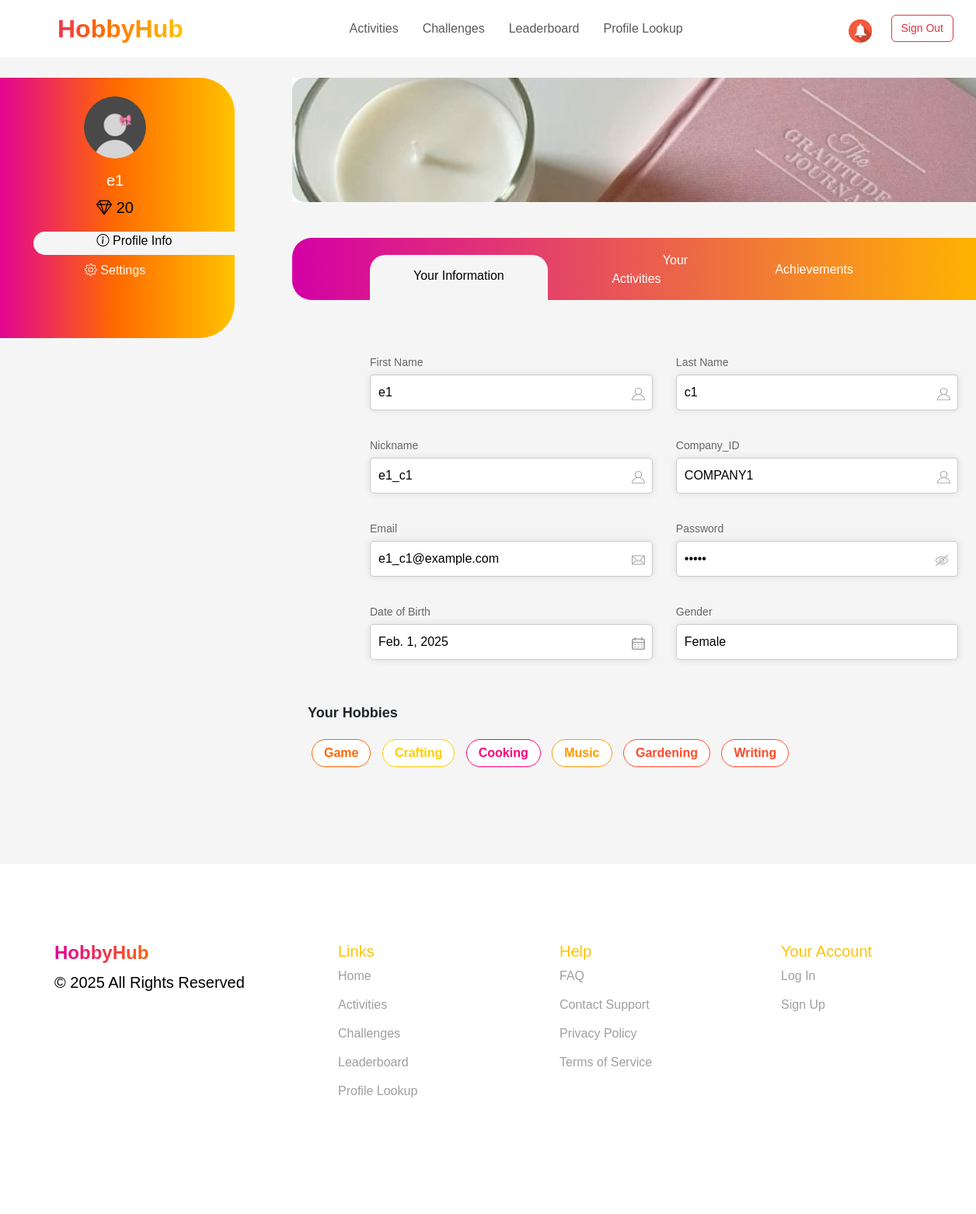
Screenshot of /user_profile/ (signed in) with the database file from the repository.
### events/models.py (models this page shows, shortened)
class Employee(models.Model):
    nickname = models.CharField(max_length=100, primary_key=True, verbose_name="Nickname")
    name = models.CharField(max_length=255, verbose_name="Name")
    last_name = models.CharField(max_length=255, verbose_name="Last Name")
    number = models.CharField(max_length=20, verbose_name="Number")
    join_date = models.DateField(verbose_name="Join Date")
    date_of_birth = models.DateField(null=True, blank=True, verbose_name="Date of Birth")
    receive_sms_notifications = models.BooleanField(default=True, verbose_name="Receive SMS Notifications")
    receive_email_notifications = models.BooleanField(default=True, verbose_name="Receive Email Notifications")
    receive_reminders = models.BooleanField(default=True, verbose_name="Receive Reminders")
    social_id = models.CharField(max_length=255, blank=True, null=True)  # ID из социальной сети
    social_provider = models.CharField(max_length=50, blank=True, null=True)  # Провайдер (Google, Facebook и т.д.)
    company = models.ForeignKey(
        Company,
        to_field='company_id',
        on_delete=models.CASCADE,
        verbose_name="Company"
    )
    gender = models.CharField(max_length=10, choices=[('Male', 'Male'), ('Female', 'Female')], verbose_name="Gender")
    mail = models.EmailField(unique=True, verbose_name="Email")
    password = models.CharField(max_length=255, verbose_name="Password")
    is_approved = models.BooleanField(default=False, verbose_name="Approved")
    profile_photo = models.ImageField(upload_to='profile_photos/', null=True, blank=True, verbose_name="Profile Photo")
    hobbies = models.ManyToManyField(Hobby, blank=True, related_name='employees')
    diamonds = models.IntegerField(default=0, verbose_name="Diamonds")

class Company(AbstractBaseUser, PermissionsMixin):
    name = models.CharField(max_length=255, verbose_name="Company Name")
    company_id = models.CharField(max_length=100, unique=True, verbose_name="Company ID")
    created_at = models.DateTimeField(auto_now_add=True, verbose_name="Date of Creation")
    email = models.EmailField(unique=True)
    profile_photo = models.ImageField(upload_to='organizer_profile_photos/', null=True, blank=True, verbose_name="Organizer Profile Photo")
    is_active = models.BooleanField(default=True)
    is_staff = models.BooleanField(default=False)
    objects = CompanyManager()
    USERNAME_FIELD = "email"
    REQUIRED_FIELDS = ["name", "company_id"]
    def __str__(self):
        return str(self.company_id)

class Hobby(models.Model):
    name = models.CharField(max_length=100, unique=True, verbose_name="Hobby Name")

### events/views.py (the view)
# urls.py: path('user_profile/', user_profile, name='user_profile'),
@role_required("employee")
@approval_required
def user_profile(request):
    nickname = request.session.get("nickname")
    if not nickname:
        return redirect("sign_in")
    user = Employee.objects.filter(nickname=nickname).first()
    if not user:
        return redirect("sign_in")
    hobbies = user.hobbies.all()
    return render(request, "userprofile.html", {"user": user, "hobbies": hobbies})

### events/views.py (called while the page is built)
def role_required(role):
    def decorator(view_func):
        @wraps(view_func)
        def wrapper(request, *args, **kwargs):
            if role == "employee" and not request.session.get("nickname"):
                return redirect(f"/sign_in/?next={request.get_full_path()}")
            if role == "organizer" and not request.session.get("company_id"):
                return redirect(f"/sign_in/?next={request.get_full_path()}")
            return view_func(request, *args, **kwargs)
        return wrapper
    return decorator

def approval_required(view_func):
    @wraps(view_func)
    def _wrapped_view(request, *args, **kwargs):
        nickname = request.session.get("nickname")
        if not nickname:
            return redirect("sign_in")
        user = Employee.objects.filter(nickname=nickname).first()
        if not user or not user.is_approved:
            return redirect("")
        return view_func(request, *args, **kwargs)
    return _wrapped_view

### events/templates/userprofile.html (shortened to what this page needs)
{% extends "user_profile_base.html" %}
{% load static %}
{% block extra_css %}
    <link rel="stylesheet" href="https://cdn.jsdelivr.net/npm/bootstrap@5.3.0/dist/css/bootstrap.min.css">
    <link href="https://cdn.jsdelivr.net/npm/bootstrap-icons/font/bootstrap-icons.css" rel="stylesheet">
    <link rel="stylesheet" href="{% static 'css/all.css' %}">
    <link rel="stylesheet" href="{% static 'css/sass_styles.css' %}">
{% endblock %}
{% block content %}
<div class="container mt-4">
    <div class="row mainpartpro">
        <div class="col-md-2">
            <div class="sidebar p-4">
                {% if user.profile_photo %}
                    <img src="{{ user.profile_photo.url }}" alt="Profile" class="rounded-circle mb-3" width="80">
                {% else %}
                    <img src="{% static 'images/profile_photo.png' %}" class="rounded-circle mb-3" width="80">
                {% endif %}
                <h5>{{ user.name }}</h5>
                <p><i class="bi bi-gem"></i> {{ user.diamonds }}</p>
                <div class="pro-act-set-tab w-100 mb-2"><i class="bi bi-info-circle"></i><a href="#">   Profile Info</a></div>
                <div class="pro-set-tab w-100 mb-2"><i class="bi bi-gear"></i><a href="{% url 'user_setting' %}">   Settings</a></div>
            </div>
        </div>
        <div class="col-md-10 mainpartpro">
            <img src="{% static 'images/profile_banner.jpg' %}" class="img-fluid mb-3" alt="Banner">
            <div class="navbar user_det">
                <div class="tab active-tab"><a href="{% url 'user_profile' %}">Your Information</a></div>
                <div class="tab tab_act"><a href="{% url 'profile_user_act' %}">Your Activities</a></div>
                <div class="tab"><a href="{% url 'user_achievements' %}">Achievements</a></div>
            </div>
            <div class="form-container">
                <div class="form-group">
                    <div class="input-field">
                        <label>First Name</label>
                        <input type="text" value="{{ user.name }}" readonly>
                        <i><img src="{% static 'images/imput_profile_icon.png' %}" width="17"></i>
                    </div>
                    <div class="input-field">
                        <label>Last Name</label>
                        <input type="text" value="{{ user.last_name }}" readonly>
                        <i><img src="{% static 'images/imput_profile_icon.png' %}" width="17"></i>
                    </div>
                </div>
                <div class="form-group">
                    <div class="input-field">
                        <label>Nickname</label>
                        <input type="text" value="{{ user.nickname }}" readonly>
                        <i><img src="{% static 'images/imput_profile_icon.png' %}" width="17"></i>
                    </div>
                    <div class="input-field">
                        <label>Company_ID</label>
                        <input type="text" value="{{ user.company }}" readonly>
                        <i><img src="{% static 'images/imput_profile_icon.png' %}" width="17"></i>
                    </div>
                </div>
                <div class="form-group">
                    <div class="input-field">
                        <label>Email</label>
                        <input type="email" value="{{ user.mail }}" readonly>
                        <i><img src="{% static 'images/mail_icon.png' %}" width="17"></i>
                    </div>
                    <div class="input-field">
                        <label>Password</label>
                        <input type="password" value="*****" readonly>
                        <i><img src="{% static 'images/hide_icon.png' %}" width="22"></i>
                    </div>
                </div>
                <div class="form-group">
                    <div class="input-field">
                        <label>Date of Birth</label>
                        <input type="text" value="{{ user.date_of_birth }}" readonly>
                        <i><img src="{% static 'images/calendar_icon.png' %}" width="17"></i>
                    </div>
                    <div class="input-field">
                        <label>Gender</label>
                        <input type="text" value="{{ user.gender }}" readonly>
                    </div>
                </div>
            </div>
            <div class="hobbies">
                <span>Your Hobbies</span>
                {% if user.hobbies.all %}
                    {% for hobby in user.hobbies.all %}
                        <button class="hobby-btn">{{ hobby.name }}</button>
                    {% endfor %}
                {% else %}
                    <p>No hobbies selected.</p>
                {% endif %}
            </div>
        </div>
    </div>
</div>
{% endblock %}

### events/static/css/guest-styles.css (style rules this page uses)
html { scroll-behavior: smooth; }
body { font-family: 'Girloy-Medium', sans-serif !important; margin: auto; background-color: #f5f5f5; }
p { color: #000000; font-weight: 400; font-size: 20px; }

### events/static/css/organizer-styles.css (style rules this page uses)
body { font-family: 'Gilroy-Medium', sans-serif; background-color: #F5F5F5; }
body h1, h2, h3, h4,h5,h6, header { font-family: 'Gilroy-Bold', sans-serif; }
p { color: #000000; font-weight: 400; font-size: 20px; }

### events/static/css/user-styles.css (style rules this page uses)
body { overflow-x: hidden; }

### events/static/css/profile.css (style rules this page uses)
.mainpartpro { margin-top: 50px; margin-left: 50px; margin-right: -50px; margin-bottom: 50px; }
.mainpartpro img { border: 10px 10px 0px 0px; }
label { color: #9F9F9F; }
.pro-act-set-tab i, .pro-set-tab i { font-size: 16px; }
.pro-act-set-tab { background: #F5F5F5; color: #000000; margin-left: 25px; border-radius: 25px 0px 0px 25px; height: 30px; font-size: 16px; }
.sidebar { margin-top: 50px; margin-left: -150px; height: 335px; background: linear-gradient(90deg, #E10098 0%, #FF6A00 50%, #FFC300 100%); color: white; padding: 20px; border-radius: 0px 45px 45px 0px; text-align: center; }
.user_det { display: flex; background: linear-gradient(to right, #d400a5, #ffb400); border-radius: 25px 0px 0px 25px; padding: 0px 100px 0px 100px; max-width: 1200px; height: 80px; margin: 30px auto; position: relative; }
.tab { flex: 1; text-align: center; padding: 15px; color: white; font-weight: bold; cursor: pointer; position: relative; }
.tab a, .pro-set-tab a { text-decoration: none; color: white; font-weight: 400; }
.tab_act a { margin-left: 100px; }
.active-tab { margin-top: 22px; background: #F5F5F5; color: black; border-radius: 20px 20px 0px 0px; padding: 15px; height: 60px; }
.active-tab a,.act-active-tab a, .pro-act-set-tab a { text-decoration: none; color: black; }
.form-container { width: 90%; margin-right: 20px; padding: 20px; text-align: left; }
.form-group { display: flex; justify-content: space-between; margin-bottom: 15px; }
.form-group label { font-size: 14px; display: block; color: #666; }
.form-group input, .form-group select { width: 100%; padding: 10px; border: 1px solid #ccc; border-radius: 5px; font-size: 16px; }
.input-field { margin-top: 20px; position: relative; width: 48%; }
.input-field i { position: absolute; right: 10px; top: 38px; color: gray; }
input { margin-top: 5px; box-shadow: 0 0 10px rgba(0, 0, 0, 0.1); }
.hobbies { width: 90%; margin-right: 20px; padding: 20px; text-align: left; }
.hobbies span { font-size: 18px; font-weight: bold; display: block; margin-bottom: 15px; }
.hobby-btn { display: inline-block; padding: 10px 20px; margin: 5px; border: 2px solid transparent; border-radius: 20px; font-size: 16px; cursor: pointer; transition: 0.3s; font-weight: bold; }
.hobby-btn:nth-child(2) { border-color: #ff6600; color: #ff6600; }
.hobby-btn:nth-child(3) { border-color: #ffcc00; color: #ffcc00; }
.hobby-btn:nth-child(4) { border-color: #ff0077; color: #ff0077; }
.hobby-btn:nth-child(5) { border-color: #ff9900; color: #ff9900; }
.form-container { margin-left: 80px; }
.hobbies button { border: 1px solid #ff4b2b; border-radius: 20px; padding: 5px 15px; margin: 5px; background: white; color: #ff4b2b; }

### events/static/css/activities.css (style rules this page uses)
body { font-family: 'Gilroy-Medium', sans-serif; }
body h1, h2, h3, h4,h5,h6, header { font-family: 'Gilroy-Bold', sans-serif; }
input, select, textarea { padding: 8px; border: 1px solid #ccc; border-radius: 5px; }

### events/static/css/employees.css (style rules this page uses)
body { font-family: 'Gilroy-Medium', sans-serif; background-color: #F5F5F5; }
body h1, h2, h3, h4,h5,h6, header { font-family: 'Gilroy-Bold', sans-serif; }

### rows the page displays
Employee: name "e1", diamonds "20", last_name "c1", nickname "e1_c1", company "COMPANY1", mail "e1_c1@example.com", date_of_birth "Feb. 1, 2025", gender "Female"
Hobby: name "Game"
Hobby: name "Crafting"
Hobby: name "Cooking"
Hobby: name "Music"
Hobby: name "Gardening"
Hobby: name "Writing"
